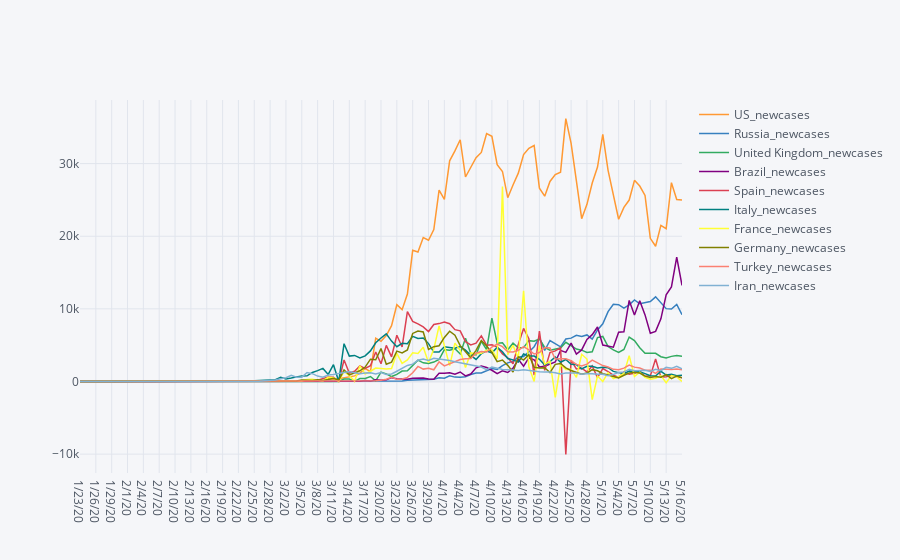

The notebook cell this image was saved under:
### Markdown cell above
Lastly, we trim the dataframe to give us only the daily new case data so that we will easily be able to plot them.

### Code cell
df_case_increment_top10.iplot(size=20,width=1.5)
